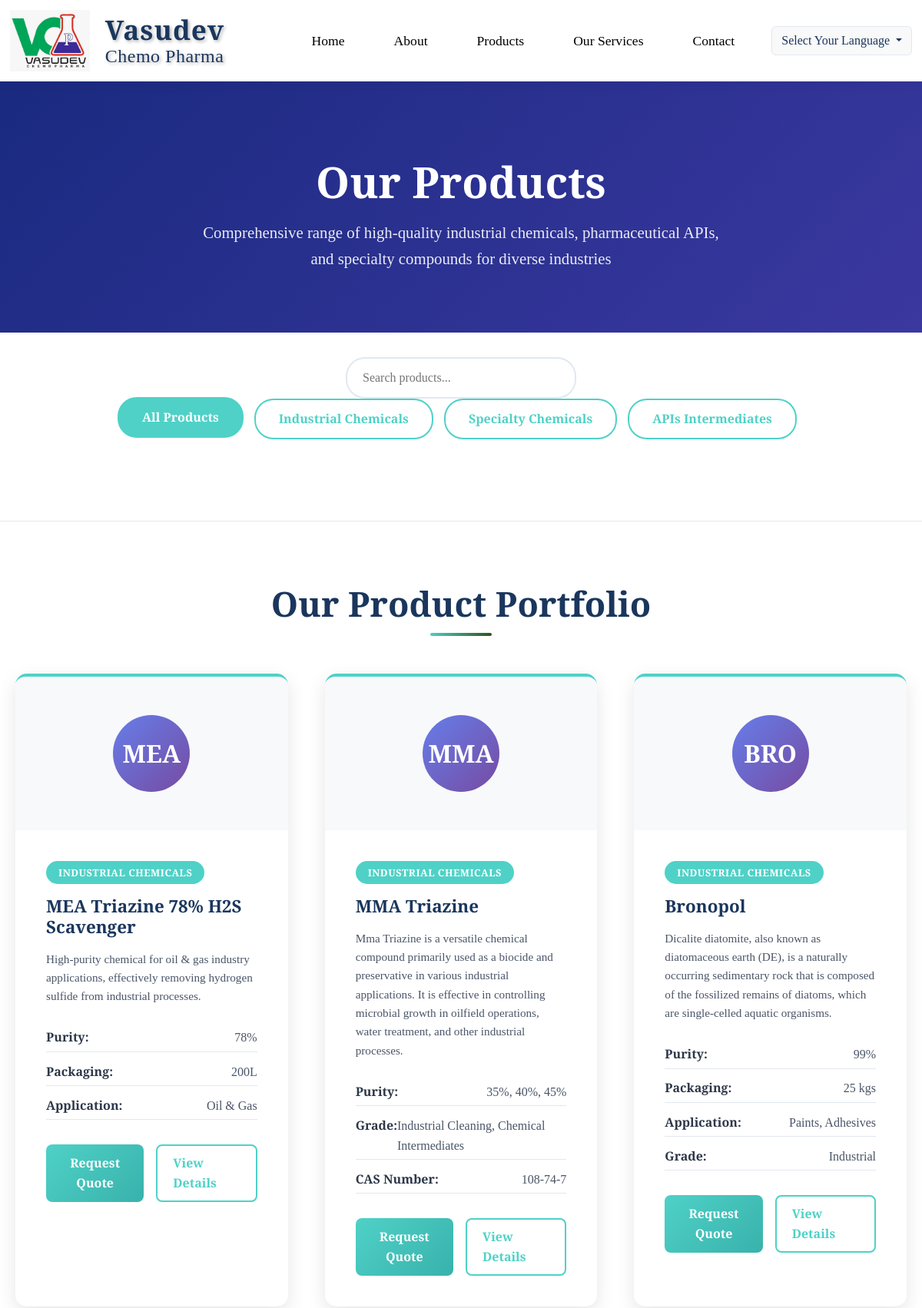
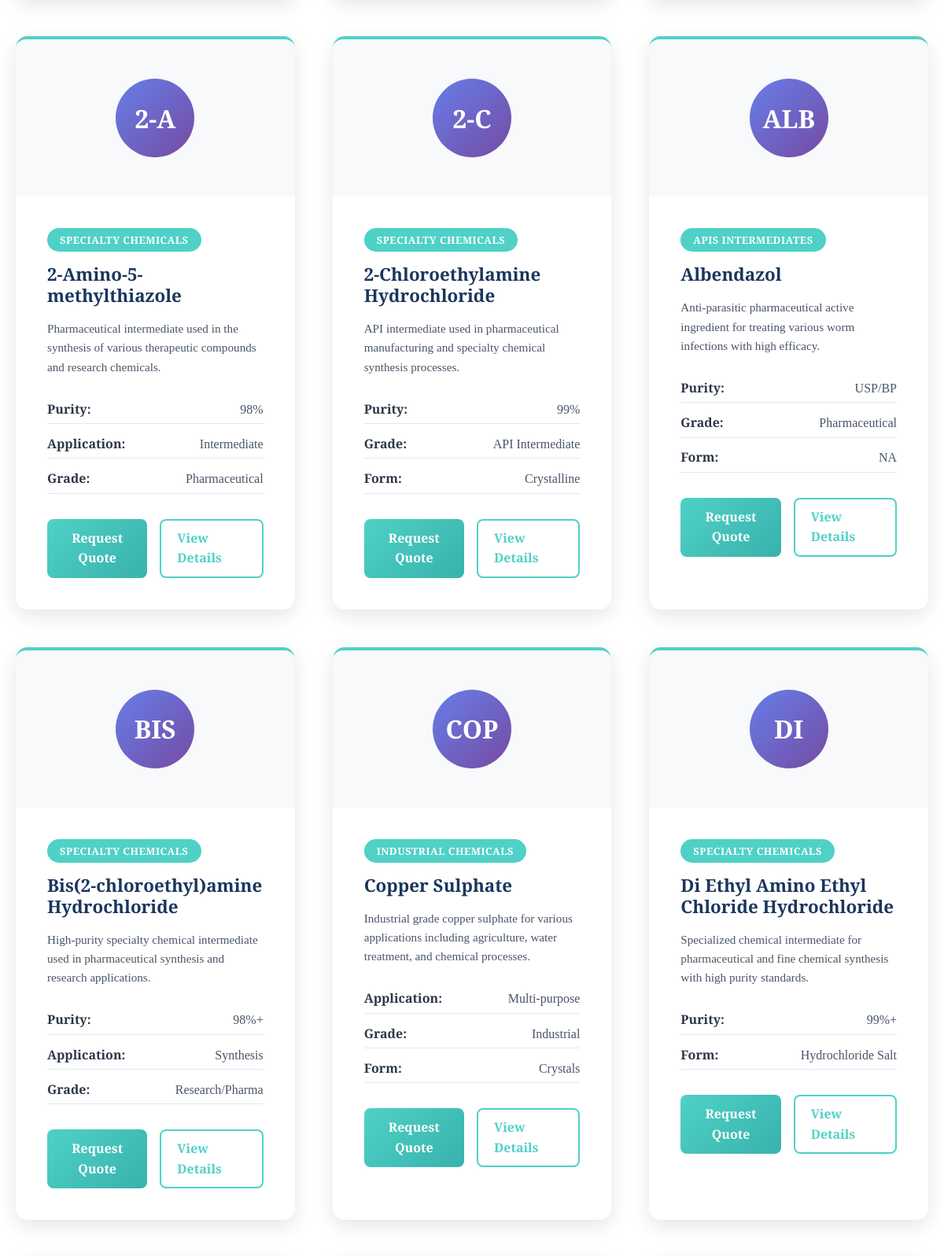
Page /products (upper part) on the committed database (2 pictures, top to bottom).
### app/models.py (models this page shows, shortened)
class ProductCategory(models.Model):
    name = models.CharField(max_length=100)
    slug = models.SlugField(unique=True)
    icon = models.CharField(max_length=50, help_text="Bootstrap icon class name")
    class Meta:
        verbose_name_plural = "Product Categories"

class Product(models.Model):
    priority = models.IntegerField(default=0, help_text="Higher number = higher priority")
    name = models.CharField(max_length=200)
    slug = models.SlugField(unique=True)
    category = models.ForeignKey(ProductCategory, on_delete=models.CASCADE, related_name='products')
    short_description = models.TextField()
    purity = models.CharField(max_length=150, blank=True, null=True)
    packaging = models.CharField(max_length=150, blank=True, null=True)
    application = models.CharField(max_length=255, blank=True, null=True)
    grade = models.CharField(max_length=100, blank=True, null=True)
    form = models.CharField(max_length=100, blank=True, null=True)
    cas_number = models.CharField(max_length=20, blank=True, null=True, verbose_name="CAS Number")
    image_url = models.URLField(
        max_length=500,
        blank=True,
        null=True,
        help_text="Google Drive direct image URL (use format: https://drive.google.com/uc?export=view&id=FILE_ID)"
    )
    video = models.FileField(
        upload_to='product_videos/',
        storage=settings.FILE_STORAGE_FUNCTION,  # ✅ Use callable from settings
        null=True,
        blank=True,
        help_text="Product demonstration video"
    )
    coa_pdf = models.FileField(
        upload_to='product_coa/',
        storage=settings.FILE_STORAGE_FUNCTION,  # ✅ Use callable from settings
        null=True,
        blank=True,
        help_text="Certificate of Analysis (PDF)"
    )
    tds_pdf = models.FileField(
        upload_to='product_tds/',
        storage=settings.FILE_STORAGE_FUNCTION,  # ✅ Use callable from settings
        null=True,
        blank=True,
        help_text="Technical Data Sheet (PDF)"
    )
    class Meta:
        ordering = ['-priority', 'name']
    @property
    def specs(self):
        specs = {}
        if self.purity:
            specs['Purity'] = self.purity
        if self.packaging:
            specs['Packaging'] = self.packaging
        if self.application:
            specs['Application'] = self.application
        if self.grade:
            specs['Grade'] = self.grade
        if self.form:
            specs['Form'] = self.form
        if self.cas_number:
            specs['CAS Number'] = self.cas_number
        return specs
    def get_direct_image_url(self):
        if not self.image_url:
            return None
        import re
        file_id = None
        match = re.search(r'/file/d/([a-zA-Z0-9_-]+)', self.image_url)
        if match:
            file_id = match.group(1)
        return self.image_url

### app/views.py (the view)
# urls.py: path('products', views.products, name='products'),
def products(request):
    categories = ProductCategory.objects.all()
    products = Product.objects.select_related('category').all()
    context = {
        'categories': categories,
        'products': products,
    }
    return render(request, 'products.html', context)

### app/templates/products.html (shortened to what this page needs)
<!DOCTYPE html>
{% load static %}
<html lang="en">
<head>
    <link href="https://cdn.jsdelivr.net/npm/bootstrap@5.3.2/dist/css/bootstrap.min.css" rel="stylesheet">
    <link rel="stylesheet" href="https://cdn.jsdelivr.net/npm/bootstrap-icons@1.11.2/font/bootstrap-icons.css">
</head>
<body>
    <header>
        {% include 'navbar.html' %}
    </header>
    <section class="page-header">
        <div class="container">
            <h1>Our Products</h1>
            <p>Comprehensive range of high-quality industrial chemicals, pharmaceutical APIs, and specialty compounds
                for diverse industries</p>
        </div>
    </section>
    <section class="filter-section">
        <div class="container">
            <div class="filter-controls">
                <input type="text" class="search-box" id="searchBox" placeholder="Search products...">
            </div>
            <div class="categories-nav">
                <button class="category-btn active" data-category="all">All Products</button>
                {% for category in categories %}
                <button class="category-btn" data-category="{{ category.slug }}">{{ category.name }}</button>
                {% endfor %}
            </div>
        </div>
    </section>
    <section class="section products-section">
        <div class="container">
            <h2 class="section-title">Our Product Portfolio</h2>
            <div class="products-grid" id="productsGrid">
                {% for product in products %}
                <div class="product-card" data-category="{{ product.category.slug }}">
                    <div class="product-image">
                        {% if product.image_url %}
                        <div class="product-icon">{{ product.name|slice:":3"|upper }}</div>
                        {% else %}
                        <div class="product-icon" style="display: flex;">{{ product.name|slice:":3"|upper }}</div>
                        {% endif %}
                    </div>
                    <div class="product-content">
                        <div class="product-category">{{ product.category.name }}</div>
                        <h3>{{ product.name }}</h3>
                        <p class="product-description">{{ product.short_description }}</p>
                        <div class="product-specs">
                            {% for label, value in product.specs.items %}
                            <div class="spec-item">
                                <span class="spec-label">{{ label }}:</span>
                                <span class="spec-value">{{ value }}</span>
                            </div>
                            {% endfor %}
                        </div>
                        <div class="product-actions">
                            <button class="btn-primary"
                                onclick="window.location.href='{% url 'contact' %}?product={{ product.slug }}'">Request
                                Quote</button>
                            <a href="{% url 'product_detail' slug=product.slug %}" class="btn-secondary">View
                                Details</a>
                        </div>
                    </div>
                </div>
                {% endfor %}
            </div>
        </div>
    </section>
</body>
</html>

### app/templates/products.html (style rules this page uses)
* { margin: 0; padding: 0; box-sizing: border-box; }
html { scroll-behavior: smooth; }
body { font-family: 'Libre Baskerville', serif; line-height: 1.6; color: #000000; background-color: #f8f9fa; }
.container { max-width: 1200px; margin: 0 auto; padding: 0 20px; }
header { background-color: #3B38A0; padding: 1rem 0; position: sticky; top: 0; z-index: 1000; box-shadow: 0 4px 15px rgba(0, 0, 0, 0.2); }
.page-header { background: linear-gradient(135deg, #1A2A80, #3B38A0); color: white; padding: 100px 0 80px; text-align: center; }
.page-header h1 { font-size: 3.5rem; margin-bottom: 1rem; font-weight: 700; }
.page-header p { font-size: 1.3rem; opacity: 0.9; max-width: 700px; margin: 0 auto; }
.section { padding: 80px 0; }
.section-title { text-align: center; font-size: 2.8rem; margin-bottom: 4rem; color: #1a365d; font-weight: 700; position: relative; }
.section-title::after { content: ''; position: absolute; bottom: -15px; left: 50%; transform: translateX(-50%); width: 80px; height: 4px; background: linear-gradient(135deg, #4fd1c7, #2d5016); border-radius: 2px; }
.categories-nav { text-align: center; margin-bottom: 4rem; }
.category-btn { background: transparent; border: 2px solid #4fd1c7; color: #4fd1c7; padding: 12px 30px; margin: 0 10px 10px 0; border-radius: 25px; cursor: pointer; font-family: 'Libre Baskerville', serif; font-weight: 600; transition: all 0.3s ease; }
.category-btn:hover, .category-btn.active { background: #4fd1c7; color: white; transform: translateY(-2px); }
.products-section { background: #ffffff; }
.products-grid { display: grid; grid-template-columns: repeat(auto-fit, minmax(350px, 1fr)); gap: 3rem; }
.product-card { background: white; border-radius: 15px; overflow: hidden; box-shadow: 0 8px 25px rgba(0, 0, 0, 0.1); transition: all 0.3s ease; border-top: 4px solid #4fd1c7; position: relative; }
.product-image { height: 200px; position: relative; overflow: hidden; display: flex; align-items: center; justify-content: center; background: #f8f9fa; }
.product-icon { width: 100px; height: 100px; background: linear-gradient(135deg, #667eea, #764ba2); border-radius: 50%; display: none; align-items: center; justify-content: center; font-size: 2rem; color: white; font-weight: 700; position: relative; z-index: 2; }
.product-content { padding: 2.5rem; }
.product-category { background: #4fd1c7; color: white; padding: 0.3rem 1rem; border-radius: 15px; font-size: 0.8rem; font-weight: 600; display: inline-block; margin-bottom: 1rem; text-transform: uppercase; letter-spacing: 0.5px; }
.product-card h3 { color: #1a365d; margin-bottom: 1rem; font-weight: 700; font-size: 1.4rem; }
.product-description { color: #4a5568; margin-bottom: 1.5rem; line-height: 1.6; font-size: 0.95rem; }
.product-specs { margin-bottom: 2rem; }
.spec-item { display: flex; justify-content: space-between; margin-bottom: 0.5rem; padding: 0.3rem 0; border-bottom: 1px solid #e2e8f0; }
.spec-label { font-weight: 600; color: #2d3748; }
.spec-value { color: #4a5568; }
.product-actions { display: flex; gap: 1rem; }
.btn-primary { background: linear-gradient(135deg, #4fd1c7, #38b2ac); border: none; color: white; padding: 12px 20px; border-radius: 8px; cursor: pointer; font-family: 'Libre Baskerville', serif; font-weight: 600; transition: all 0.3s ease; flex: 1; }
.btn-secondary { background: transparent; border: 2px solid #4fd1c7; color: #4fd1c7; padding: 10px 20px; border-radius: 8px; cursor: pointer; font-family: 'Libre Baskerville', serif; font-weight: 600; transition: all 0.3s ease; flex: 1; text-decoration: none; }
.filter-section { background: #ffffff; padding: 2rem 0; border-bottom: 1px solid #e2e8f0; }
.filter-controls { display: flex; justify-content: center; gap: 1rem; flex-wrap: wrap; }
.search-box { padding: 12px 20px; border: 2px solid #e2e8f0; border-radius: 25px; font-family: 'Libre Baskerville', serif; font-size: 1rem; width: 300px; transition: border-color 0.3s ease; }

### app/templates/navbar.html (style rules this page uses)
header { background-color: #f9f9f9; padding: 0.1rem 0; position: sticky; top: 0; z-index: 1000; box-shadow: 0 4px 15px rgba(0, 0, 0, 0.2); }
body { padding-top: 100px; }

### rows in the picture
ProductCategory: name "Industrial Chemicals"
ProductCategory: name "Specialty Chemicals"
ProductCategory: name "APIs Intermediates"
Product: name "MEA", category.name "INDUSTRIAL CHEMICALS", name "MEA Triazine 78% H2S Scavenger", short_description "High-purity chemical for oil & gas industry applications, effectively removing hydrogen sulfide from industrial processes.", specs "Purity" "Packaging" "Application", specs "78%" "200L" "Oil & Gas"
Product: name "MMA", category.name "INDUSTRIAL CHEMICALS", name "MMA Triazine", short_description "Mma Triazine is a versatile chemical compound primarily used as a biocide and preservative in various industrial applications. It is effective in controlling microbial growth in oilfield operations, water treatment, and other industrial processes.", specs "Purity" "Grade" "CAS Number", specs "35%, 40%, 45%" "Industrial Cleaning, Chemical Intermediates" "108-74-7"
Product: name "BRO", category.name "INDUSTRIAL CHEMICALS", name "Bronopol", short_description "Dicalite diatomite, also known as diatomaceous earth (DE), is a naturally occurring sedimentary rock that is composed of the fossilized remains of diatoms, which are single-celled aquatic organisms.", specs "Purity" "Packaging" "Application" "Grade", specs "99%" "25 kgs" "Paints, Adhesives" "Industrial"
Product: name "2-A", category.name "SPECIALTY CHEMICALS", name "2-Amino-5-methylthiazole", short_description "Pharmaceutical intermediate used in the synthesis of various therapeutic compounds and research chemicals.", specs "Purity" "Application" "Grade", specs "98%" "Intermediate" "Pharmaceutical"
Product: name "2-C", category.name "SPECIALTY CHEMICALS", name "2-Chloroethylamine Hydrochloride", short_description "API intermediate used in pharmaceutical manufacturing and specialty chemical synthesis processes.", specs "Purity" "Grade" "Form", specs "99%" "API Intermediate" "Crystalline"
Product: name "ALB", category.name "APIS INTERMEDIATES", name "Albendazol", short_description "Anti-parasitic pharmaceutical active ingredient for treating various worm infections with high efficacy.", specs "Purity" "Grade" "Form", specs "USP/BP" "Pharmaceutical" "NA"
Product: name "BIS", category.name "SPECIALTY CHEMICALS", name "Bis(2-chloroethyl)amine Hydrochloride", short_description "High-purity specialty chemical intermediate used in pharmaceutical synthesis and research applications.", specs "Purity" "Application" "Grade", specs "98%+" "Synthesis" "Research/Pharma"
Product: name "COP", category.name "INDUSTRIAL CHEMICALS", name "Copper Sulphate", short_description "Industrial grade copper sulphate for various applications including agriculture, water treatment, and chemical processes.", specs "Application" "Grade" "Form", specs "Multi-purpose" "Industrial" "Crystals"
Product: name "DI", category.name "SPECIALTY CHEMICALS", name "Di Ethyl Amino Ethyl Chloride Hydrochloride", short_description "Specialized chemical intermediate for pharmaceutical and fine chemical synthesis with high purity standards.", specs "Purity" "Form", specs "99%+" "Hydrochloride Salt"
